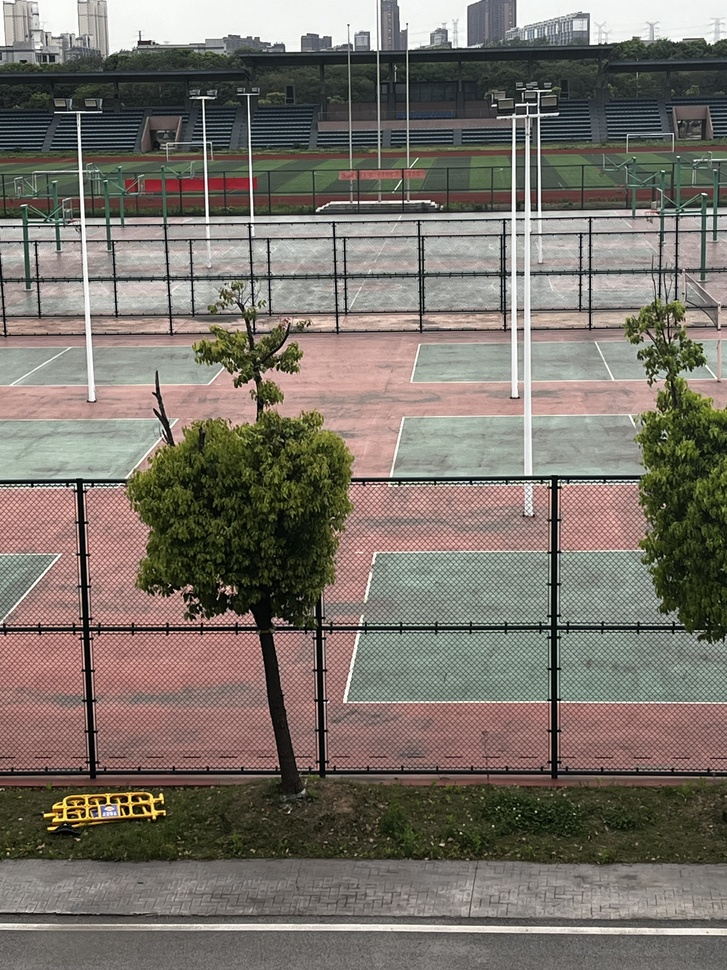
#> input picture 计算机视觉实践-练习1/images/1_1.JPG, 727 x 970 px, shrunk from 3024 x 4032 before the run
$ jupyter execute '特征匹配.ipynb'
#> lines starting #> are read from the running program, lines starting #| are printed output that depends on the picture
[cell 1]
import cv2

# 读取输入图像
image1 = cv2.imread('images/1_1.JPG')
#> image1 is the input picture: shape (970, 727, 3); mean B, G, R 105.6, 114.1, 120.7
image2 = cv2.imread('images/1_2.JPG')
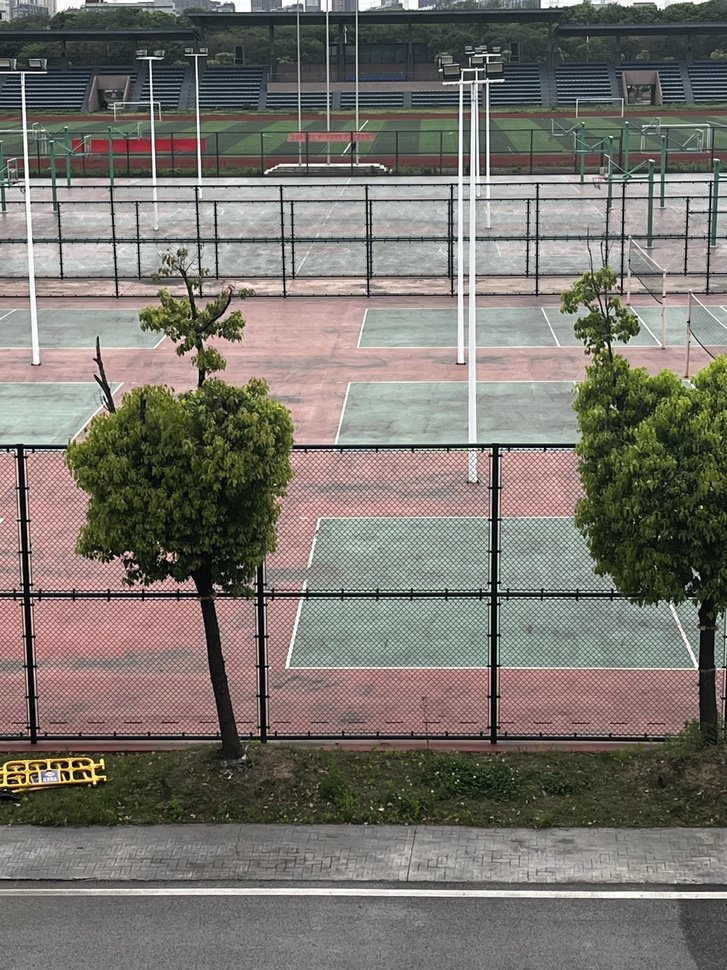
#> input picture 计算机视觉实践-练习1/images/1_2.JPG, 727 x 970 px, shrunk from 3024 x 4032 before the run
#> image2 is the input picture: shape (970, 727, 3); mean B, G, R 108, 116, 119.5

# 创建SIFT对象
sift = cv2.SIFT_create()

# 在图像中检测关键点和计算描述符
keypoints1, descriptors1 = sift.detectAndCompute(image1, None)
#> keypoints1 = 5998 keypoints; strongest (x, y, size): (517, 105, 2), (405, 202, 2), (360, 625, 1.9), (557, 114, 1.9)
keypoints2, descriptors2 = sift.detectAndCompute(image2, None)
#> keypoints2 = 6181 keypoints; strongest (x, y, size): (441, 70, 2), (230, 583, 2.2), (30, 187, 1.8), (502, 80, 2.4)

# 创建BFMatcher对象
bf = cv2.BFMatcher()

# 使用KNN算法进行特征匹配
matches = bf.knnMatch(descriptors1, descriptors2, k=2)
#> matches = 5998 matches

# 应用比率测试以保留良好的匹配
good_matches = []
for m, n in matches:
    if m.distance < 0.75 * n.distance:
        good_matches.append(m)
#> after the loop, good_matches = 1546 matches

# 绘制匹配的特征点
matched_image = cv2.drawMatches(image1, keypoints1, image2, keypoints2, good_matches, None, flags=cv2.DrawMatchesFlags_NOT_DRAW_SINGLE_POINTS)
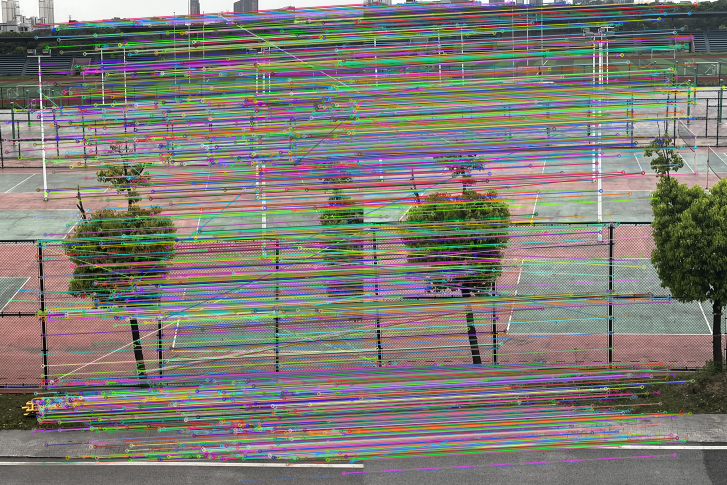
#> matched_image: shape (970, 1454, 3) (shown at 1/2 size); mean B, G, R 116.5, 122.9, 125.8

# 显示匹配结果
cv2.imshow('Feature Matches', matched_image)
cv2.imwrite('results/match.jpg',matched_image)
cv2.waitKey(0)
cv2.destroyAllWindows()
